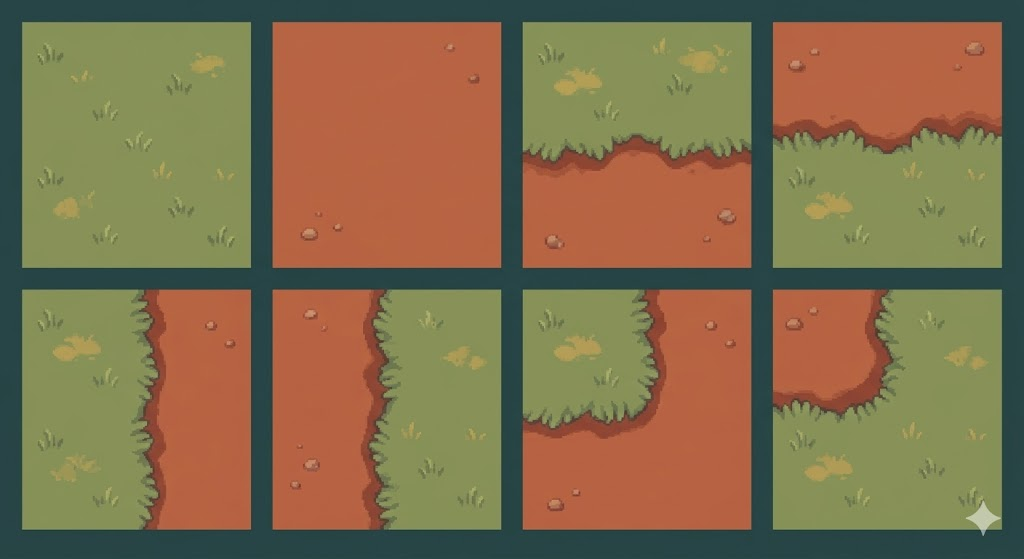
#> input picture refs/tilenanobanana.jpg, 1024 x 559 px; its folder holds 5 pictures in this run
$ python slice_tilesets.py
#> lines starting #> are read from the running program, lines starting #| are printed output that depends on the picture; after the words box and inside, x2 and y2 are one past the last pixel; in counts of white or black regions, pixels touching at a corner belong together
"""
slice_tilesets.py — slicia DUAS tilesheets (Nano Banana + GPT Image 2),
augmenta cada uma via mirror/rotation pra cobrir Wang corner-tile patterns,
e salva em assets/terrain/{pack}/ com NOMES IDÊNTICOS pros 2 packs.

Esquema de paridade:
  assets/terrain/nanobanana/wang_XXXX.png
  assets/terrain/gpt/wang_XXXX.png
  ↑ mesmos arquivos, conteúdo diferente — switch é só trocar o pack name.

Wang pattern naming (TL TR BL BR em binário, 1=grass, 0=dirt):
  1111 = full grass     0000 = full dirt
  1100 = grass top      0011 = grass bottom
  1010 = grass left     0101 = grass right
  1000 = grass TL only  0001 = grass BR only
  0100 = grass TR only  0010 = grass BL only
  + 1110, 1101, 1011, 0111 = three-corners-grass (derived via 180-rot)
"""
from pathlib import Path
import numpy as np
from PIL import Image

ROOT = Path(__file__).parent.parent
REFS = ROOT / "refs"
DST_BASE = ROOT / "assets" / "terrain"

# Mapeamento dos 8 tiles do prompt → Wang patterns (TL TR BL BR)
# Esta é a ordem que pedimos no prompt (row-major: top→bottom, left→right)
SOURCE_PATTERNS = [
    "1111",  # 1: full grass
    "0000",  # 2: full dirt
    "1100",  # 3: grass top half
    "0011",  # 4: grass bottom half
    "1010",  # 5: grass left half
    "0101",  # 6: grass right half
    "1000",  # 7: grass TL corner only (rest dirt)
    "0001",  # 8: grass BR corner only (rest dirt) — note: AI pode inverter, ajustar manual se necessário
]

# Augmentação: target Wang pattern → (source pattern, [PIL ops])
# Ops: 'flip_h', 'flip_v', 'rot_90', 'rot_180', 'rot_270'
AUGMENT_MAP = {
    # 4 single corners (0001 e 1000 já são source; 0010 e 0100 derivam)
    "0100": ("1000", ["flip_h"]),     # TL → TR
    "0010": ("1000", ["flip_v"]),     # TL → BL
    # 4 three-corners (180 rot dos single-corners)
    "1110": ("0001", ["rot_180"]),    # everything-but-TL grass
    "1101": ("0010", ["rot_180"]),    # everything-but-TR
    "1011": ("0100", ["rot_180"]),    # everything-but-BL
    "0111": ("1000", ["rot_180"]),    # everything-but-BR
    # 1010 e 0101 cardinal-splits já são source (não precisam derivar)
    # Diagonais 0110 e 1001 não derivam de rotação simples — geramos compondo
}

def detect_components(arr, threshold=80):
    """Flood fill BFS pra achar componentes não-background.
    Background detectado pelos cantos da imagem."""
    H, W = arr.shape[:2]
    # bg = média dos 4 cantos
    corners = np.array([arr[0,0,:3], arr[0,-1,:3], arr[-1,0,:3], arr[-1,-1,:3]])
    bg = np.median(corners, axis=0).astype(int)
    diff = np.abs(arr[:,:,:3].astype(int) - bg).sum(axis=2)
    mask = diff > threshold
    visited = np.zeros_like(mask, dtype=bool)
    comps = []
    for y0 in range(H):
        for x0 in range(W):
            if not mask[y0, x0] or visited[y0, x0]: continue
            stack = [(y0, x0)]
            mn_x, mn_y, mx_x, mx_y, count = x0, y0, x0, y0, 0
            while stack:
                y, x = stack.pop()
                if y < 0 or y >= H or x < 0 or x >= W: continue
                if visited[y, x] or not mask[y, x]: continue
                visited[y, x] = True
                count += 1
                if x < mn_x: mn_x = x
                if x > mx_x: mx_x = x
                if y < mn_y: mn_y = y
                if y > mx_y: mx_y = y
                stack.extend([(y+1,x),(y-1,x),(y,x+1),(y,x-1)])
            if count > 5000:  # filtra ruído pequeno
                comps.append({'bbox': (mn_x, mn_y, mx_x, mx_y), 'count': count})
    return comps

def slice_sheet(src_path, out_dir, target_size=128):
    """Slicia 8 tiles de um tilesheet, ordenado row-major (top-left → bottom-right)."""
    img = Image.open(src_path).convert("RGBA")
    arr = np.array(img)
    print(f"  input: {src_path.name} ({img.size[0]}x{img.size[1]})")

    comps = detect_components(arr)
    print(f"  found {len(comps)} components")
    if len(comps) != 8:
        print(f"  ⚠️ Esperava 8 tiles, achei {len(comps)} — verificar imagem")

    # Ordena: linha primeiro (Y), depois coluna (X), com tolerância de metade da altura média
    avg_h = sum(c['bbox'][3]-c['bbox'][1] for c in comps) // max(len(comps), 1)
    row_bin = max(avg_h // 2, 1)
    comps.sort(key=lambda c: (c['bbox'][1] // row_bin, c['bbox'][0]))

    out_dir.mkdir(parents=True, exist_ok=True)
    tiles = []
    for i, comp in enumerate(comps[:8]):
        x0, y0, x1, y1 = comp['bbox']
        crop = img.crop((x0, y0, x1+1, y1+1))
        # Resize pra tamanho consistente (square)
        crop = crop.resize((target_size, target_size), Image.LANCZOS)
        pattern = SOURCE_PATTERNS[i] if i < len(SOURCE_PATTERNS) else f"src_{i+1}"
        out_path = out_dir / f"wang_{pattern}.png"
        crop.save(out_path)
        tiles.append((pattern, crop))
        print(f"    tile {i+1} → {pattern}: ({x1-x0+1}x{y1-y0+1}) saved {out_path.name}")
    return dict(tiles)

def apply_ops(img, ops):
    out = img
    for op in ops:
        if op == 'flip_h':  out = out.transpose(Image.FLIP_LEFT_RIGHT)
        elif op == 'flip_v': out = out.transpose(Image.FLIP_TOP_BOTTOM)
        elif op == 'rot_90': out = out.rotate(-90)
        elif op == 'rot_180': out = out.rotate(180)
        elif op == 'rot_270': out = out.rotate(90)
    return out

def augment(source_tiles, out_dir, max_passes=3):
    """Gera Wang patterns derivados via mirror/rotation.
    Múltiplos passes pra suportar derivadas de derivadas."""
    pool = dict(source_tiles)  # copia mutável
    derived_count = 0
    for pass_n in range(max_passes):
        progress = False
        for target, (src, ops) in AUGMENT_MAP.items():
            if target in pool: continue
            if src not in pool: continue
            derived = apply_ops(pool[src], ops)
            (out_dir / f"wang_{target}.png").write_bytes(b"")  # touch
            derived.save(out_dir / f"wang_{target}.png")
            pool[target] = derived
            derived_count += 1
            progress = True
        if not progress: break
    # Reporta faltantes
    missing = [t for t in AUGMENT_MAP if t not in pool]
    if missing:
        print(f"    ⚠️ não derivados: {missing}")
    print(f"  augmented: {derived_count} tiles")
    return derived_count

def make_seamless_preview(tiles_dir, out_path):
    """Cola cada tile 3x3 numa folha grande pra QA visual de seamless."""
    files = sorted(tiles_dir.glob("wang_*.png"))
    if not files: return
    sample = Image.open(files[0])
    tile_w, tile_h = sample.size
    cols = 4
    rows = (len(files) + cols - 1) // cols
    canvas = Image.new('RGBA', (cols * tile_w * 3 + (cols-1)*20,
                                  rows * tile_h * 3 + (rows-1)*20),
                       (40, 60, 60, 255))
    for i, f in enumerate(files):
        tile = Image.open(f)
        cx = (i % cols) * (tile_w * 3 + 20)
        cy = (i // cols) * (tile_h * 3 + 20)
        # 3x3 paste pra mostrar como tile se repete
        for dy in range(3):
            for dx in range(3):
                canvas.paste(tile, (cx + dx*tile_w, cy + dy*tile_h))
    canvas.save(out_path)
    print(f"  seamless preview: {out_path.name}")

def main():
    packs = {
        "nanobanana": REFS / "tilenanobanana.jpg",
        "gpt":        REFS / "tilegpt.png",
    }

    for pack_name, src in packs.items():
        if not src.exists():
            print(f"⚠️ {src.name} não encontrado, pulando")
            continue
        print(f"\n=== Processing pack: {pack_name} ===")
        out_dir = DST_BASE / pack_name
        # Apaga conteúdo antigo
        if out_dir.exists():
            for f in out_dir.glob("*.png"): f.unlink()
        sources = slice_sheet(src, out_dir)
#|   input: tilenanobanana.jpg (1024x559)
#> in detect_components, `corners = np.array([arr[0,0,:3], arr[0,-1,:3], arr[-1,0,:3], arr[-1,-1..`: corners = [[39, 69, 71], [41, 71, 73], [40, 70, 70], [43, 73, 73]]
#> in detect_components, `bg = np.median(corners, axis=0).astype(int)`: bg = [40, 70, 72]
#> in detect_components, `mask = diff > threshold`:
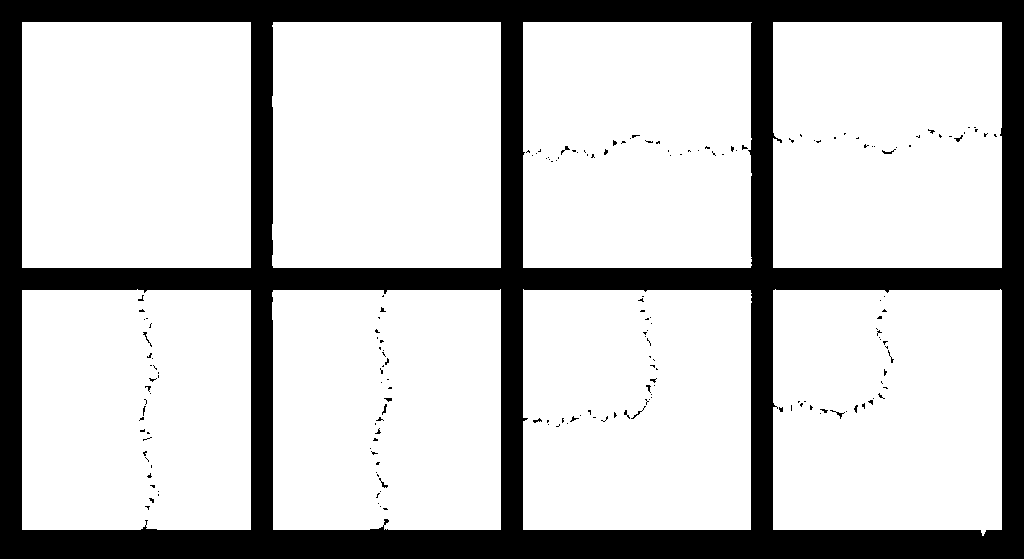
#> mask: shape (559, 1024) bool; 77.4% white; 185 black regions (173 under 20 px), largest, box (x1, y1, x2, y2) and area: (0, 0, 1024, 559) 128281, (830, 410, 845, 419) 30, (882, 149, 896, 154) 27
#> in slice_sheet, `comps = detect_components(arr)`: comps = 8 items
#|   found 8 components
#> in slice_sheet, `avg_h = sum(c['bbox'][3]-c['bbox'][1] for c in comps) // max(len(comps..`: avg_h = 243
#> in slice_sheet, `row_bin = max(avg_h // 2, 1)`: row_bin = 121
#> the loop in slice_sheet, `for i, comp in enumerate(comps[:8]):` made 8 passes
#> (comp, x0, y0, x1, y1, pattern) on passes 1 to 8: ({'bbox': (22, 22, 250, 267), 'count': 56334}, 22, 22, 250, 267, '1111'), ({'bbox': (272, 22, 500, 267), 'count': 56128}, 272, 22, 500, 267, '0000'), ({'bbox': (523, 22, 751, 267), 'count': 55885}, 523, 22, 751, 267, '1100'), ({'bbox': (773, 22, 1001, 267), 'count': 56138}, 773, 22, 1001, 267, '0011'), ({'bbox': (22, 289, 250, 529), 'count': 54672}, 22, 289, 250, 529, '1010'), ({'bbox': (272, 289, 500, 529), 'count': 54433}, 272, 289, 500, 529, '0101'), ({'bbox': (523, 289, 751, 529), 'count': 54457}, 523, 289, 751, 529, '1000'), ({'bbox': (773, 289, 1001, 535), 'count': 54717}, 773, 289, 1001, 535, '0001')
#|     tile 1 → 1111: (229x246) saved wang_1111.png
#|     tile 2 → 0000: (229x246) saved wang_0000.png
#|     tile 3 → 1100: (229x246) saved wang_1100.png
#|     tile 4 → 0011: (229x246) saved wang_0011.png
#|     tile 5 → 1010: (229x241) saved wang_1010.png
#|     tile 6 → 0101: (229x241) saved wang_0101.png
#|     tile 7 → 1000: (229x241) saved wang_1000.png
#|     tile 8 → 0001: (229x247) saved wang_0001.png
#> pass 1, in slice_sheet, `crop = crop.resize((target_size, target_size), Image.LANCZOS)`:
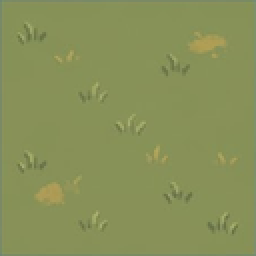
#> crop: PIL image 128x128 RGBA (shown 2 times larger); mean R, G, B, A 135.4, 145.2, 88.3, 255
#> after the loop in slice_sheet, `for i, comp in enumerate(comps[:8]):`:
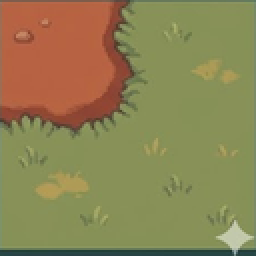
#> crop: PIL image 128x128 RGBA (shown 2 times larger); mean R, G, B, A 141, 130.7, 82.5, 255
#> after the loop in slice_sheet, `for i, comp in enumerate(comps[:8]):`: tiles = 8 items
#> sources = 8 items
        augment(sources, out_dir)
#> the loop in augment, `for pass_n in range(max_passes):` made 2 passes
#> pass 1, in augment, `derived.save(out_dir / f"wang_{target}.png")`:
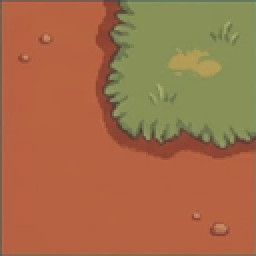
#> saved as wang_0100.png: PIL image 128x128 RGBA (shown 2 times larger); mean R, G, B, A 164, 109.6, 72.4, 255
#> pass 1, in augment, `derived.save(out_dir / f"wang_{target}.png")`:
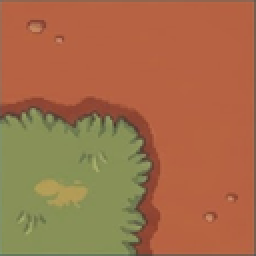
#> saved as wang_0010.png: PIL image 128x128 RGBA (shown 2 times larger); mean R, G, B, A 164, 109.6, 72.4, 255
#> pass 1, in augment, `derived.save(out_dir / f"wang_{target}.png")`:
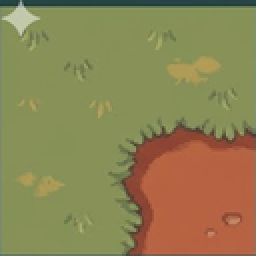
#> saved as wang_1110.png: PIL image 128x128 RGBA (shown 2 times larger); mean R, G, B, A 141, 130.7, 82.5, 255
#> after the loop in augment, `for pass_n in range(max_passes):`:
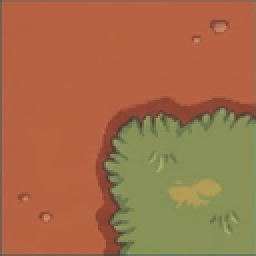
#> derived: PIL image 128x128 RGBA (shown 2 times larger); mean R, G, B, A 164, 109.6, 72.4, 255
#> after the loop in augment, `for pass_n in range(max_passes):`: derived_count = 6; pool = 14 items
#> in augment, `missing = [t for t in AUGMENT_MAP if t not in pool]`: missing = []
#|   augmented: 6 tiles
        # QA preview
        preview_path = REFS / f"seamless_preview_{pack_name}.png"
        make_seamless_preview(out_dir, preview_path)

    # Verifica paridade — ambos packs devem ter mesmos arquivos
    nano_files = set(f.name for f in (DST_BASE / "nanobanana").glob("*.png")) if (DST_BASE / "nanobanana").exists() else set()
    gpt_files  = set(f.name for f in (DST_BASE / "gpt").glob("*.png"))        if (DST_BASE / "gpt").exists() else set()
    print("\n=== Parity check ===")
    print(f"  nanobanana: {len(nano_files)} tiles")
    print(f"  gpt:        {len(gpt_files)} tiles")
    only_nano = nano_files - gpt_files
    only_gpt  = gpt_files - nano_files
    if only_nano: print(f"  ⚠️ Só em nanobanana: {sorted(only_nano)}")
    if only_gpt:  print(f"  ⚠️ Só em gpt: {sorted(only_gpt)}")
    if not only_nano and not only_gpt and nano_files:
        print(f"  ✅ paridade total — switch entre packs é seguro")

if __name__ == "__main__":
    main()
